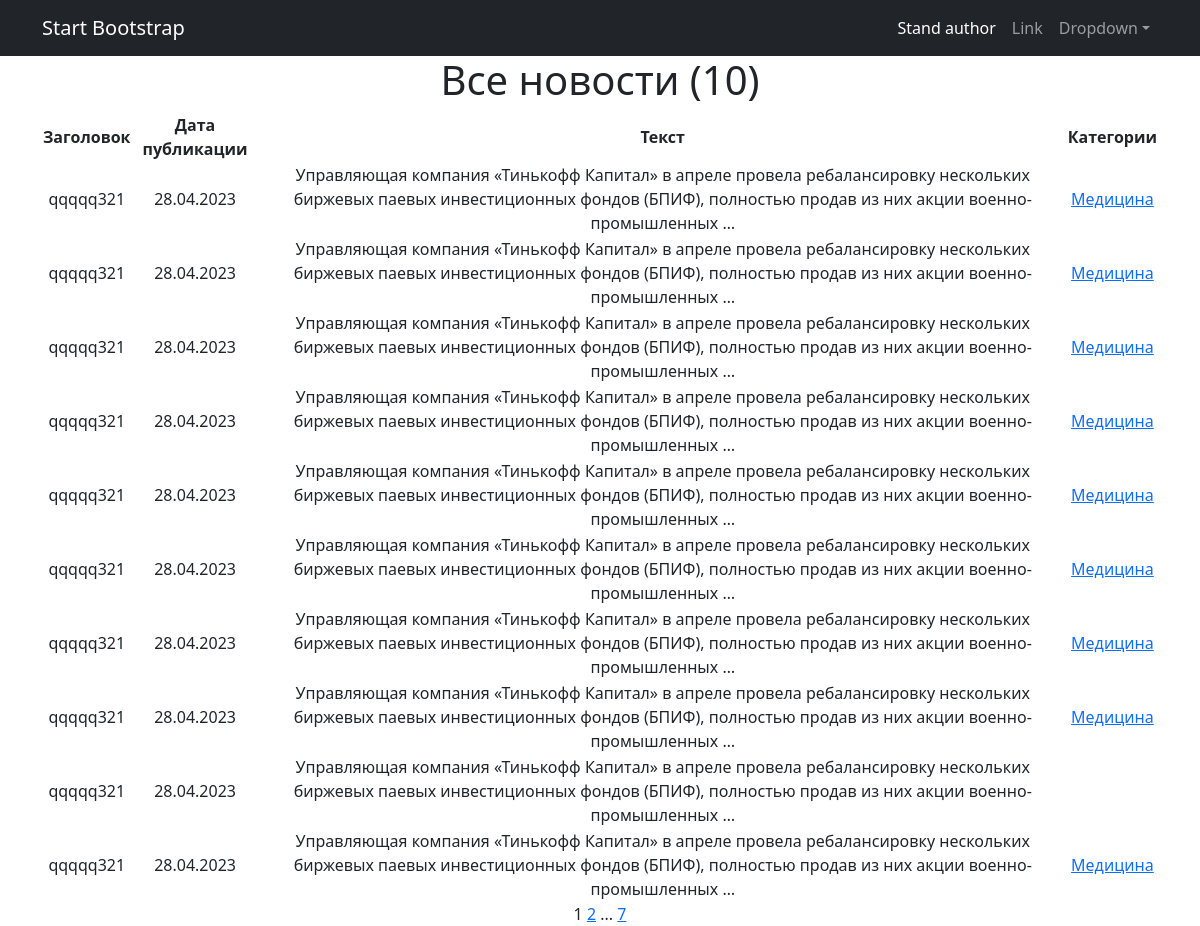
The page / on the database its author committed.
### News/models.py (models this page shows, shortened)
class Post(models.Model):
    article = 'AR'
    new = 'NE'
    POSITIONS = [
        (article, 'Статья'),
        (new, 'Новость')
    ]
    author = models.ForeignKey(Author, on_delete=models.CASCADE)
    type_post = models.CharField(max_length=2,
                                 choices=POSITIONS,
                                 default=article)
    post_in = models.DateTimeField(auto_now_add=True)
    category = models.ManyToManyField(Category, through='PostCategory', verbose_name='Категория')
    post_header = models.CharField(max_length=255, verbose_name='Заголовок')
    post_text = models.TextField()
    rating_post = models.IntegerField(default=0)
    likes = models.IntegerField(default=0)
    dislikes = models.IntegerField(default=0)
    class Meta:
        verbose_name = 'Посты'
        verbose_name_plural = 'Посты'

class Category(models.Model):
    name_category = models.CharField(unique=True, max_length=100, )
    subscribers = models.ManyToManyField(User, blank=True, null=True, related_name='categories')
    def __str__(self):
        return self.name_category
    class Meta:
        verbose_name = 'Категория'
        verbose_name_plural = 'Категории'

### News/views.py (the view)
# urls.py: path('', cache_page(60)(ViewNews.as_view()), name='home'),
class ViewNews(ListView):
    model = Post
    ordering = '-post_in'
    template_name = 'news/news.html'
    context_object_name = 'news'
    paginate_by = 10
    def get_context_data(self, **kwargs):
        context = super().get_context_data(**kwargs)
        context['is_not_author'] = not self.request.user.groups.filter(name='Author').exists()
        return context

### News/templatetags/custom_filters.py (called while the page is built)
@register.filter()
def censor(value):
    if not isinstance(value, str):
        raise ValueError("Фильтр применим только к строкам ")
    words = value.split()
    for i, word in enumerate(words):
        if word.lower() in censor_words:
            words[i] = '*' * len(word)
    return ' '.join(words)

### News/templatetags/custom_tags.py (called while the page is built)
@register.simple_tag(takes_context=True)
def url_replace(context, **kwargs):
    d = context['request'].GET.copy()
    for k, v in kwargs.items():
        d[k] = v
    return d.urlencode()

### News/templates/News/news.html (shortened to what this page needs)
{% extends 'News/default.html' %}
{% load custom_filters %}
{% load custom_tags %}
{% load cache %}
{% cache 30 header %}
{% block content %}
<h1>Все новости ({{ news|length }})</h1>
<table>
    <thead>
    <tr>
        <th>Заголовок</th>
        <th>Дата публикации</th>
        <th>Текст</th>
        <th>Категории</th>
    </tr>
    </thead>
    <tbody>
    {% for post in news %}
    <tr>
        <td><a> {{ post.post_header|censor }}</a></td>
        <td>{{ post.post_in|date:"d.m.Y" }}</td>
        <td>{{ post.post_text|truncatewords:20 }}</td>
        <td>{% for category in post.category.all %}
            <a href="{% url 'category_list' category.id %}">{{ category }}</a>
            {% endfor %}
        </td>
    </tr>
    </tbody>
    {% endfor %}
</table>
{{ page_obj.number }}
{% if page_obj.has_next %}
<a href="?{% url_replace page=page_obj.next_page_number %}">{{ page_obj.next_page_number }}</a>
{% if paginator.num_pages != page_obj.next_page_number %}
...
<a href="?{% url_replace page=page_obj.paginator.num_pages %}">{{ page_obj.paginator.num_pages }}</a>
{% endif %}
{% endif %}
{% endblock content %}
{% endcache %}

### News/templates/News/default.html (shortened to what this page needs)
<!DOCTYPE html>
<html lang="en">
<head>
    {% load static %}
    <link href="{% static 'css/styles.css' %}" rel="stylesheet"/>
</head>
<body>
<nav class="navbar navbar-expand-lg navbar-dark bg-dark">
    <div class="container">
        <a class="navbar-brand" href="#">Start Bootstrap</a>
        <div class="collapse navbar-collapse" id="navbarSupportedContent">
            <ul class="navbar-nav ms-auto mb-2 mb-lg-0">
                {% if is_not_author %}
                <li class="nav-item"><a class="nav-link active" aria-current="page" href="{% url 'upgrade' %}">Stand author</a></li>
                {% endif %}
                <li class="nav-item"><a class="nav-link" href="#">Link</a></li>
                <li class="nav-item dropdown">
                    <a class="nav-link dropdown-toggle" id="navbarDropdown" href="#" role="button"
                       data-bs-toggle="dropdown" aria-expanded="false">Dropdown</a>
                </li>
            </ul>
        </div>
    </div>
</nav>
<div class="container">
    <div class="row">
        <div class="col-lg-12 text-center">
            {% block content %}
            {% endblock content %}
        </div>
    </div>
</div>
</body>
</html>

### rows shown on the page
Post: post_header|censor "qqqqq321", post_in "28.04.2023", post_text "Управляющая компания «Тинькофф Капитал» в апреле провела ребалансировку нескольких биржевых паевых инвестиционных фондов (БПИФ), полностью продав из них акции военно-промышленных …"
Category: name_category "Медицина"
Post: post_header|censor "qqqqq321", post_in "28.04.2023", post_text "Управляющая компания «Тинькофф Капитал» в апреле провела ребалансировку нескольких биржевых паевых инвестиционных фондов (БПИФ), полностью продав из них акции военно-промышленных …"
Post: post_header|censor "qqqqq321", post_in "28.04.2023", post_text "Управляющая компания «Тинькофф Капитал» в апреле провела ребалансировку нескольких биржевых паевых инвестиционных фондов (БПИФ), полностью продав из них акции военно-промышленных …"
Post: post_header|censor "qqqqq321", post_in "28.04.2023", post_text "Управляющая компания «Тинькофф Капитал» в апреле провела ребалансировку нескольких биржевых паевых инвестиционных фондов (БПИФ), полностью продав из них акции военно-промышленных …"
Post: post_header|censor "qqqqq321", post_in "28.04.2023", post_text "Управляющая компания «Тинькофф Капитал» в апреле провела ребалансировку нескольких биржевых паевых инвестиционных фондов (БПИФ), полностью продав из них акции военно-промышленных …"
Post: post_header|censor "qqqqq321", post_in "28.04.2023", post_text "Управляющая компания «Тинькофф Капитал» в апреле провела ребалансировку нескольких биржевых паевых инвестиционных фондов (БПИФ), полностью продав из них акции военно-промышленных …"
Post: post_header|censor "qqqqq321", post_in "28.04.2023", post_text "Управляющая компания «Тинькофф Капитал» в апреле провела ребалансировку нескольких биржевых паевых инвестиционных фондов (БПИФ), полностью продав из них акции военно-промышленных …"
Post: post_header|censor "qqqqq321", post_in "28.04.2023", post_text "Управляющая компания «Тинькофф Капитал» в апреле провела ребалансировку нескольких биржевых паевых инвестиционных фондов (БПИФ), полностью продав из них акции военно-промышленных …"
Post: post_header|censor "qqqqq321", post_in "28.04.2023", post_text "Управляющая компания «Тинькофф Капитал» в апреле провела ребалансировку нескольких биржевых паевых инвестиционных фондов (БПИФ), полностью продав из них акции военно-промышленных …"
Post: post_header|censor "qqqqq321", post_in "28.04.2023", post_text "Управляющая компания «Тинькофф Капитал» в апреле провела ребалансировку нескольких биржевых паевых инвестиционных фондов (БПИФ), полностью продав из них акции военно-промышленных …"

### other values the page prints
{{ news|length }} "10"
{{ page_obj.number }} "1"
{{ page_obj.next_page_number }} "2"
{{ page_obj.paginator.num_pages }} "7"
